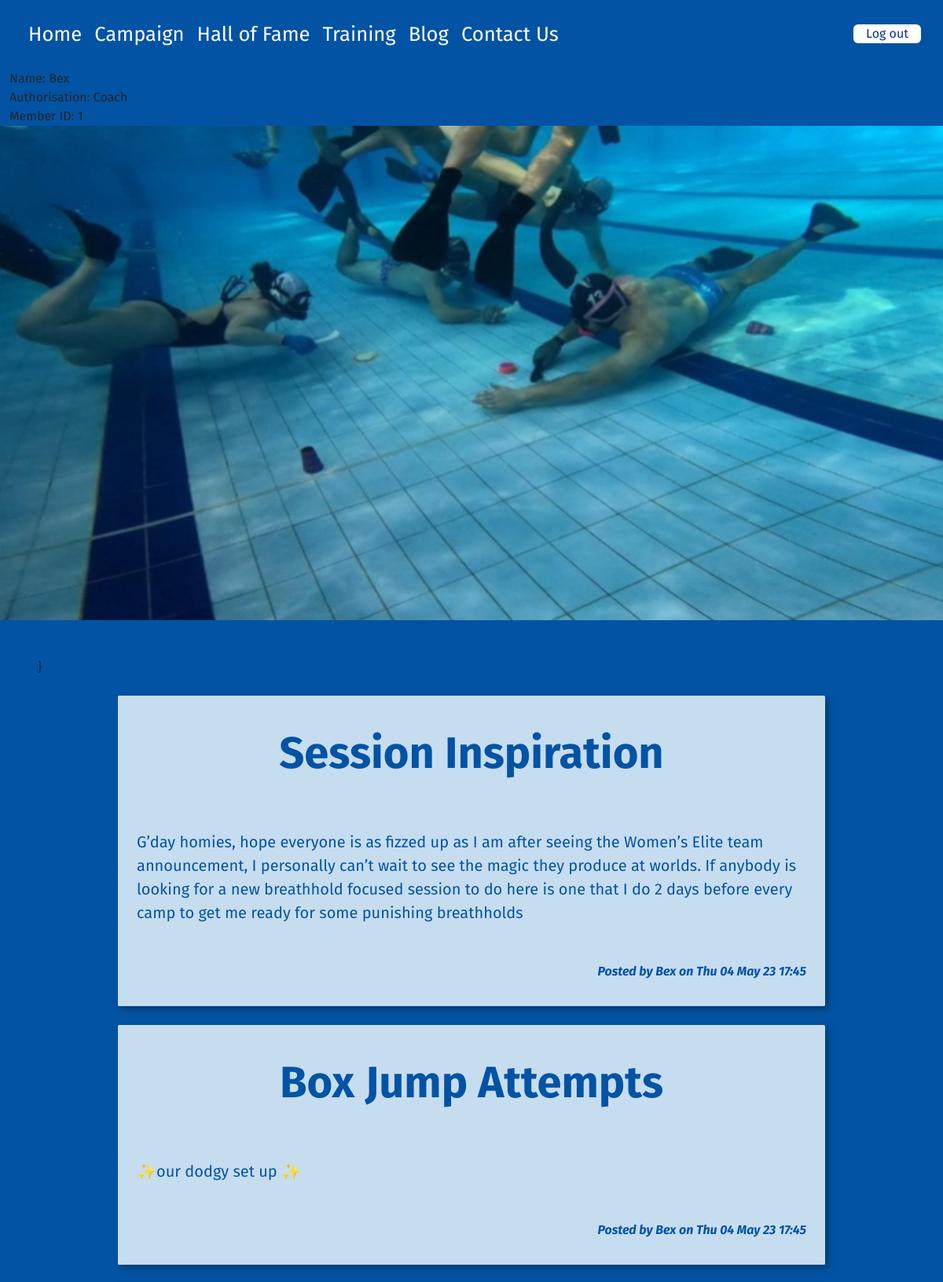
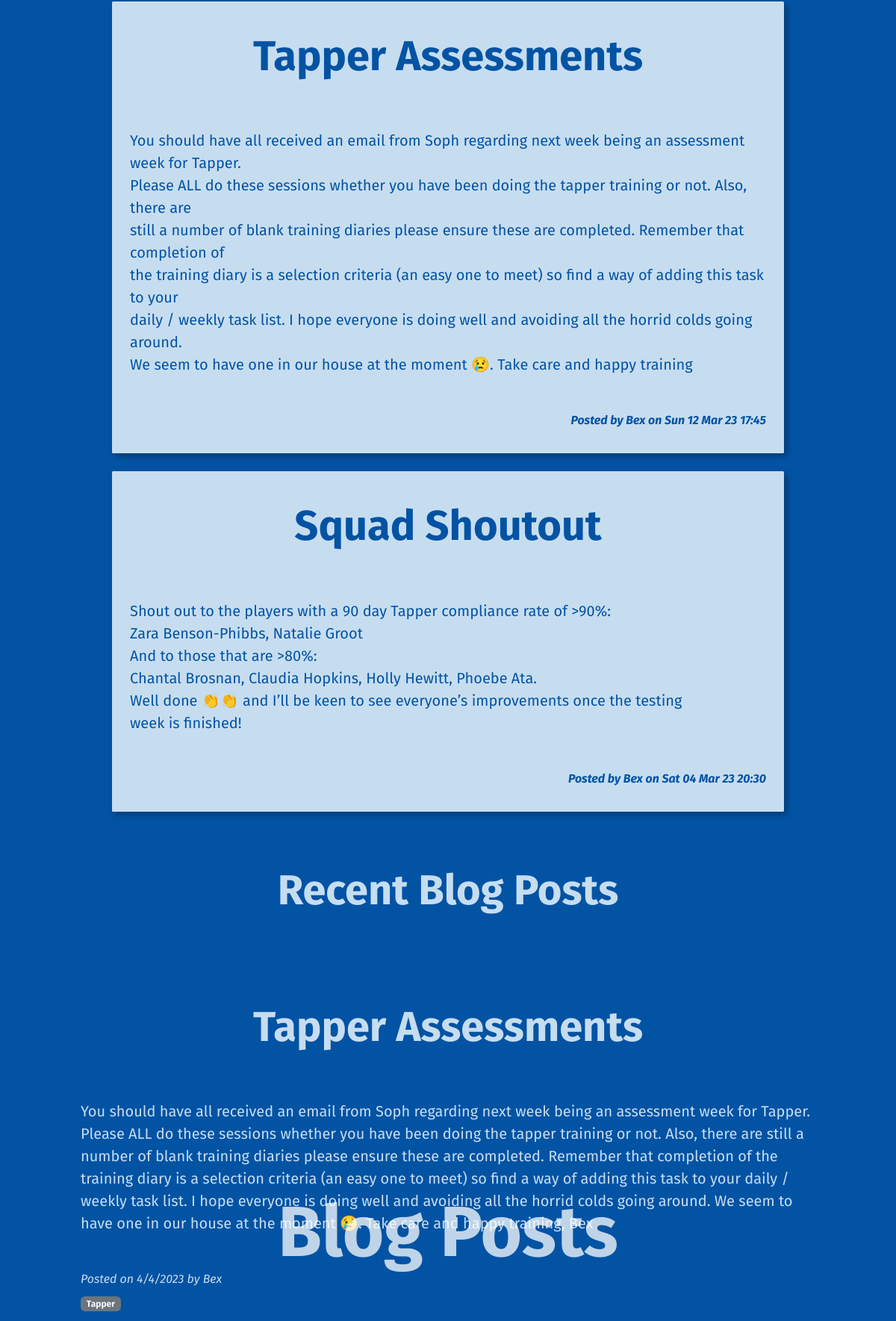
Screenshot of /blog (signed in, upper part) with the database file from the repository (2 pictures, top to bottom).
### tables this page shows
CREATE TABLE member(
    member_id integer primary key autoincrement not null,
    name text not null,
    email text not null unique,
    password text not null,
    authorisation text not null
);

CREATE TABLE blog(
    blog_id integer primary key autoincrement not null,
    title text not null unique,
    content text not null unique,
    date not null,
    member_id integer not null,
    picture text,
    foreign key(member_id) references member(member_id)
);

### server.py (the view)
@app.route('/blog')
def blog():
    sql = """ select blog.blog_id, blog.title, blog.content, blog.date, blog.picture, member.name
        from blog
        join member on blog.member_id= member.member_id
        order by blog.date desc;
        """
    result_blog = run_search_query_tuples(sql, (), db_path, True)
    print(result_blog)
    sql = """select comments.comment_id, comments.content, comments.date, member.name,  blog.blog_id
    from comments
    join member on comments.member_id = member.member_id
    join blog on comments.blog_id = blog.blog_id
    order by comments.date desc;
    """
    result_comment = run_search_query_tuples(sql, (), db_path, True)
    print(result_comment)
    return render_template("blog.html", blog=result_blog, comments=result_comment)

### db_function.py (called while the page is built)
def run_search_query_tuples(sql_query, values_tuple, file_path, rowfactory=False):
    result = None
    try:
        db = sqlite3.connect(file_path)
        if rowfactory:
            db.row_factory = sqlite3.Row
        cursor = db.cursor()
        cursor.execute(sql_query, values_tuple)
        result = cursor.fetchall()
        cursor.close()
    except sqlite3.Error as error:
        print("Error running search query tuples: {}".format(error))
        return None
    db.close()
    if result is None:
        print("No search values were found")
    return result

### server.py (called while the page is built)
@app.template_filter()
def date(sqlite_dt):
    x = datetime.strptime(sqlite_dt, '%Y-%m-%d %H:%M:%S')
    return x.strftime('%a %d %b %y %H:%M')

### templates/blog.html (shortened to what this page needs)
{% extends "layout.html" %}
{% block banner %}
<img src="static/images/coverimage_1.jpeg" alt="Front Banner" class="d-block" style="width:100%;">
    <div class="hero"><h1> Blog Posts  </h1>
    </div>
{% endblock %}
{% block content %}
<div class="container-fluid p-5" style="background-color: rgb(3,83,164);">
    }
    {% for row in blog %}
        <div class="news p-4 my-4">
            <h1 class="py-3" style="color:rgb(3,83,164);"> {{ row['title'] }}</h1>
            <p class="news-text fs-5 my-5" style="color:rgb(3,83,164);">{{row['content'] | replace("\n", "<br>") | safe }}</p>
            <div class="news-meta fst-italic mb-2" style="color: rgb(3,83,164);">Posted by {{row['name']}} on {{row['date'] | date }} </div>
        </div>
    {% endfor %}
    <div class="container-fluid" style="background-color: rgb(3,83,164);">
        <h1 style="color:rgb(198,221,240);" class="py-5 fw-bolder mb-1"> Recent Blog Posts </h1>
    <div class="container-sm p-5">
        <article>
            <header class="mb-4">
                <h1 class="py-3" style="color:rgb(198,221,240);">Tapper Assessments</h1>
            </header>
        </article>
        <section class="mb-5">
            <p class="fs-5 my-5" style="color: rgb(198,221,240);">You should have all received an email from Soph regarding next week being an assessment week for Tapper.
            Please ALL do these sessions whether you have been doing the tapper training or not. Also, there  are
            still a number of blank training diaries please ensure these are completed.  Remember that completion of
            the training diary is a selection criteria (an easy one to meet) so find a way of adding this task to your
            daily / weekly task list. I hope everyone is doing well and avoiding all the horrid colds going around.
            We seem to have one in our house at the moment 😢. Take care and happy training, Bex
            </p>
            <div class="fst-italic mb-2" style="color: rgb(198,221,240);">Posted on 4/4/2023 by Bex</div>
            <a class="badge bg-secondary text-decoration-none link-light" href="">Tapper</a>
                    <section class="py-4">
            </section>
        </section>
    </div>
</div>
</div>
{% endblock %}

### templates/layout.html (shortened to what this page needs)
<!DOCTYPE html>
<html lang="en">
<head>
<link href="https://cdn.jsdelivr.net/npm/bootstrap@5.2.3/dist/css/bootstrap.min.css" rel="stylesheet">
<link rel="stylesheet" href="static/styles.css">
</head>
<body>
    <div class="container-fluid">
        <nav class="navbar navbar-expand-lg px-3 py-1 ">
            <div class="collapse navbar-collapse" id="collapsibleNavbar">
              <ul class="navbar-nav">
                <li class="nav-item">
                  <a class="nav-link" href="{{ url_for('index') }}">Home</a>
                </li>
                <li class="nav-item">
                  <a class="nav-link" href="{{ url_for('campaign') }}">Campaign</a>
                </li>
                <li class="nav-item">
                  <a class="nav-link" href="{{ url_for('halloffame') }}">Hall of Fame</a>
                </li>
                <li class="nav-item">
                  <a class="nav-link" href="{{ url_for('training') }}">Training</a>
                </li>
                  <li class="nav-item">
                  <a class="nav-link" href="{{ url_for('blog') }}">Blog</a>
                </li>
                <li class="nav-item">
                  <a class="nav-link" href="{{ url_for('contact') }}">Contact Us</a>
                </li>
              </ul>
                <div class="ms-auto">
                    {% if session %}
                        <a class="nav-link btn btn-outline" href="{{ url_for('logout') }}">Log out</a>
                    {% else %}
                        <a class="nav-link btn btn-outline" href="{{ url_for('login') }}">Sign up</a>
                        <a class="nav-link btn btn-outline" href="{{ url_for('login') }}">Log in</a>
                    {% endif %}
                </div>
            </div>
        </nav>
        {% if session %}
            <div class="session"> Name: {{ session['name'] }} <br>
                Authorisation: {{ session['authorisation'] }} <br>
                Member ID: {{ session['member_id'] }}</div>
        {% endif %}
    </div>
{% block banner %}
{% endblock %}
{% block content %}
{% endblock %}
</body>
</html>

### static/styles.css (style rules this page uses)
:root { --brand-light: rgb(198,221,240); --brand-blue: rgb(3,83,164); --brand-medium: rgb(0,109,170); --brand-deep: rgb(12,54,131); --brand-light: rgb(110,169,216); }
body { background-color: var(--brand-blue); font-family: 'Fira sans', sans-serif; font-size: 100%; }
p { font-size: 1.6em; }
h1 { font-size: 3.5em; border: 0px solid red; padding:0; overflow: hidden; color: rgb(255,255,255,0.75); font-weight: bold; display: table; white-space: nowrap; margin: 0em; text-align: center; }
h1:before, h1:after { border-top: 3px rgb(255,255,255,0.75); content: ''; display: table-cell; position: relative; top: 0.65em; width: 50%; }
h1:before { right: 3%; }
h1:after { left: 3%; }
.hero { position: absolute; text-align: center; top: 50%; left: 50%; transform: translate(-50%, -50%); font-size: 1.7em; }
.navbar { border-bottom: 1px var(--brand-deep); }
.nav-link { font-size: 1em; color: white; }
.btn { color: var(--brand-deep); background-color: white; }
.btn-outline { border: 1px var(--brand-deep); padding: 0 1em; margin-bottom: 0.1em; }
ul { border: 0px solid red; margin: 0em 0.1em 0.1em 0; padding: 0.5em; text-align: left; font-size: 1.6em; color: white; font-weight: 400; }
.news { max-width: 900px; margin: auto; background-color: rgb(198,221,240); border-radius: 0.1em; filter: drop-shadow(0.25em 0.25em 0.25em rgba(0,0,0,0.3)); }
.news-text { font-size: 1.7em; }
.news-meta { text-align: end; font-weight: bold; }
.news-text { font-size: 1.4em; }
.news-meta { text-align: end; }

### rows the page displays
member: name "Bex", authorisation "Coach"
blog: title "Session Inspiration", content "G’day homies, hope everyone is as fizzed up as I am after seeing the Women’s Elite team announcement, I personally can’t wait to see the magic they produce at worlds. If anybody is looking for a new breathhold focused session to do here is one that I do 2 days before every camp to get me ready for some punishing breathholds", name "Bex", date "Thu 04 May 23 17:45"
blog: title "Box Jump Attempts", content "✨our dodgy set up ✨", name "Bex", date "Thu 04 May 23 17:45"
blog: title "Tapper Assessments", content "You should have all received an email from Soph regarding next week being an assessment week for Tapper. Please ALL do these sessions whether you have been doing the tapper training or not. Also, there are still a number of blank training diaries please ensure these are completed. Remember that completion of the training diary is a selection criteria (an easy one to meet) so find a way of adding this task to your daily / weekly task list. I hope everyone is doing well and avoiding all the horrid colds going around. We seem to have one in our house at the moment 😢. Take care and happy training", name "Bex", date "Sun 12 Mar 23 17:45"
blog: title "Squad Shoutout", content "Shout out to the players with a 90 day Tapper compliance rate of >90%: Zara Benson-Phibbs, Natalie Groot And to those that are >80%: Chantal Brosnan, Claudia Hopkins, Holly Hewitt, Phoebe Ata. Well done 👏👏 and I’ll be keen to see everyone’s improvements once the testing week is finished!", name "Bex", date "Sat 04 Mar 23 20:30"

### other values shown
{{ session['member_id'] }} "1"
